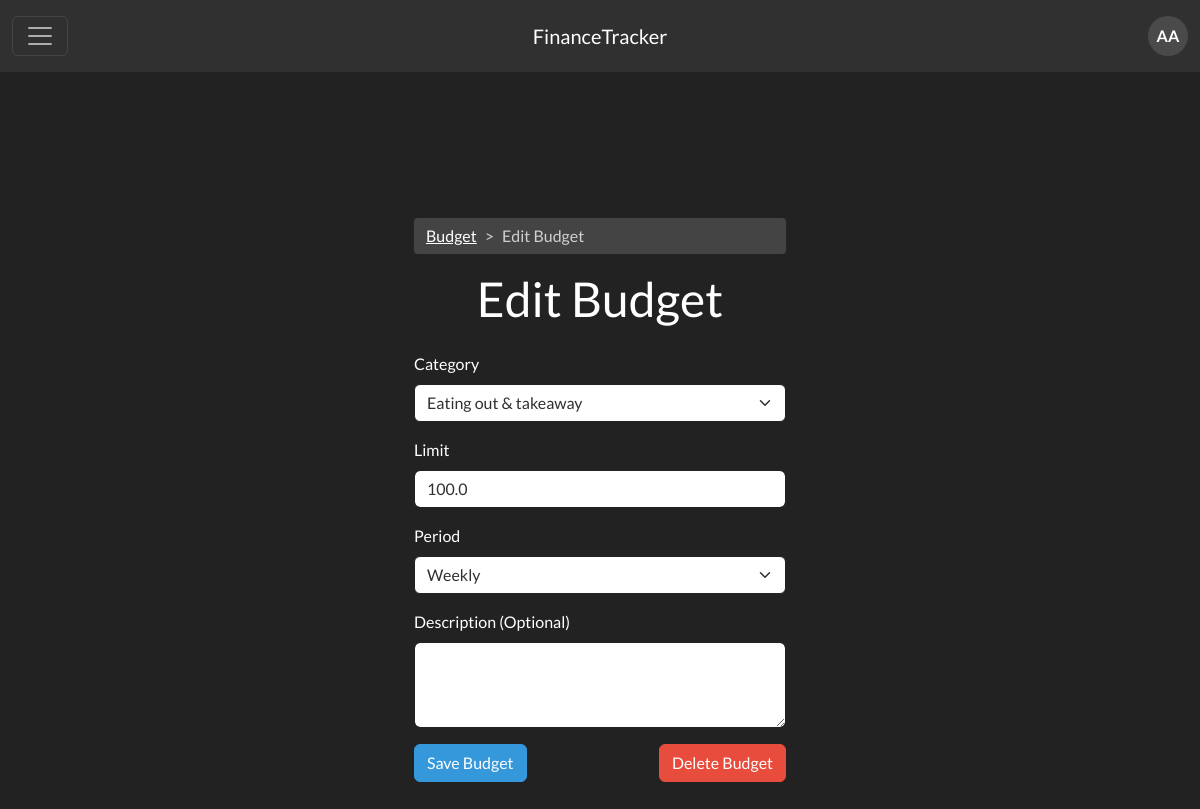
The app's page /budgeting_and_goals/budget/edit/1 (signed in) with its own data.
### app/budgeting_and_goals/models.py (models this page shows)
class Budget(db.Model):
    id = db.Column(db.Integer, primary_key=True)
    user_id = db.Column(db.Integer, db.ForeignKey('user.id'), nullable=False)
    category = db.Column(db.String(64), nullable=False)
    limit = db.Column(db.Float, nullable=False)
    period = db.Column(db.String(20), nullable=False)  # 'weekly' or 'monthly' or 'yearly'
    description = db.Column(db.Text, nullable=True)
    user = db.relationship('User', backref='budgets')

### app/budgeting_and_goals/routes.py (the view)
@budgeting_and_goals_bp.route('/budget/edit/<int:budget_id>', methods=['GET', 'POST'])
@login_required
def edit_budget(budget_id):
    budget = Budget.query.get_or_404(budget_id)
    if budget.user_id != session['user']['id']:
        return redirect(url_for('budgeting_and_goals.view_budget', error='not_authorized_budget'))
    form = BudgetForm(obj=budget)
    if form.validate_on_submit():
        budget.category = form.category.data
        budget.limit = form.limit.data
        budget.period = form.period.data
        budget.description = form.description.data
        db.session.commit()
        return redirect(url_for('budgeting_and_goals.view_budget', success='budget_edited'))
    else:
        print("Form errors:", form.errors)
    return render_template('budgeting_and_goals/budget_edit.html', form=form, budget_id=budget_id)

### app/authentication/utils.py (called while the page is built)
def login_required(f):
    @wraps(f)
    def decorated_function(*args, **kwargs):
        if 'user' not in session:
            flash('Please log in to access this page.', 'warning')
            return redirect(url_for('authentication.login'))
        return f(*args, **kwargs)
    return decorated_function

### app/budgeting_and_goals/templates/budgeting_and_goals/budget_edit.html (shortened to what this page needs)
{% extends "base.html" %}
{% block head %}
{{ super() }}
{% endblock %}
{% block content %}
<div class="container min-vh-100 d-flex justify-content-center align-items-center">
    <div class="col-12 col-sm-8 col-md-6 col-lg-4">
        <nav style="--bs-breadcrumb-divider: '>';" aria-label="breadcrumb">
            <ol class="breadcrumb">
                <li class="breadcrumb-item"><a href="{{ url_for('budgeting_and_goals.view_budget') }}">Budget</a></li>
                <li class="breadcrumb-item active" aria-current="page">Edit Budget</li>
            </ol>
        </nav>
        <h1 class="mb-4 text-center">Edit Budget</h1>
        <form method="POST" action="{{ url_for('budgeting_and_goals.edit_budget', budget_id=budget_id) }}">
            <div class="mb-3">
                <label for="category" class="form-label">{{ form.category.label }}</label>
                <select class="form-select" id="category" name="{{ form.category.name }}">
                    {% for value, label in form.category.choices %}
                    {% if value == '' %}
                    <option value="" disabled selected>{{ label }}</option>
                    {% else %}
                    <option value="{{ value }}" {% if form.category.data==value %}selected{% endif %}>{{ label }}
                    </option>
                    {% endif %}
                    {% endfor %}
                </select>
            </div>
            <div class="mb-3">
                <label for="limit" class="form-label">{{ form.limit.label }}</label>
                {{ form.limit(class="form-control", aria_label="Limit input") }}
            </div>
            <div class="mb-3">
                <label for="period" class="form-label">{{ form.period.label }}</label>
                <select class="form-select" id="period" name="{{ form.period.name }}" aria-label="Select a period">
                    {% for value, label in form.period.choices %}
                        {% if value == '' %}
                            <option value="" disabled {% if not form.period.data %}selected{% endif %}>{{ label }}</option>
                        {% else %}
                            <option value="{{ value }}" {% if form.period.data == value %}selected{% endif %}>{{ label }}</option>
                        {% endif %}
                    {% endfor %}
                </select>
            </div>
            <div class="mb-3">
                <label for="description" class="form-label">{{ form.description.label }}</label>
                {{ form.description(class="form-control", rows="3", aria_label="Optional description") }}
            </div>
            <div class="d-flex justify-content-between">
                <form method="POST" action="{{ url_for('budgeting_and_goals.edit_budget', budget_id=budget_id) }}">
                    {{ form.submit(class="btn btn-info") }}
                </form>
                <form method="POST" id="delete-form" action="{{ url_for('budgeting_and_goals.delete_budget', budget_id=budget_id) }}" onsubmit="return confirm('Are you sure you want to delete this budget?');">
                    <button type="submit" class="btn btn-danger">Delete Budget</button>
                </form>
            </div>
        </form>
    </div>
</div>
{% endblock %}

### app/static/css/style.css (style rules this page uses)
body { font-family: Arial, sans-serif; background-color: #a7a7a7; text-align: center; padding-top: 50px; }

### records on screen
Budget: category "Eating out & takeaway", limit "100.0", period "Weekly"

### other values on screen
{{ session.user.first_name[0] }} "A"
{{ session.user.last_name[0] }} "A"
